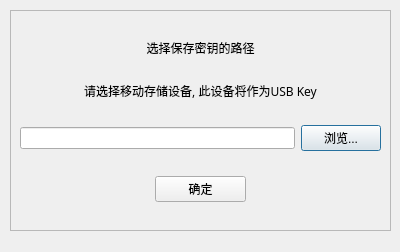
<?xml version="1.0" encoding="UTF-8"?>
<ui version="4.0">
 <class>Dialog</class>
 <widget class="QDialog" name="Dialog">
  <property name="geometry">
   <rect>
    <x>0</x>
    <y>0</y>
    <width>400</width>
    <height>252</height>
   </rect>
  </property>
  <property name="windowTitle">
   <string>保存密钥</string>
  </property>
  <widget class="QFrame" name="frame">
   <property name="geometry">
    <rect>
     <x>10</x>
     <y>10</y>
     <width>381</width>
     <height>221</height>
    </rect>
   </property>
   <property name="sizePolicy">
    <sizepolicy hsizetype="Expanding" vsizetype="Expanding">
     <horstretch>0</horstretch>
     <verstretch>0</verstretch>
    </sizepolicy>
   </property>
   <property name="frameShape">
    <enum>QFrame::StyledPanel</enum>
   </property>
   <property name="frameShadow">
    <enum>QFrame::Raised</enum>
   </property>
   <layout class="QVBoxLayout" name="verticalLayout">
    <item>
     <widget class="QLabel" name="label">
      <property name="sizePolicy">
       <sizepolicy hsizetype="Preferred" vsizetype="Maximum">
        <horstretch>0</horstretch>
        <verstretch>0</verstretch>
       </sizepolicy>
      </property>
      <property name="font">
       <font>
        <family>Songti SC</family>
       </font>
      </property>
      <property name="text">
       <string>选择保存密钥的路径</string>
      </property>
      <property name="textFormat">
       <enum>Qt::AutoText</enum>
      </property>
      <property name="alignment">
       <set>Qt::AlignCenter</set>
      </property>
     </widget>
    </item>
    <item>
     <widget class="QLabel" name="label_2">
      <property name="sizePolicy">
       <sizepolicy hsizetype="Preferred" vsizetype="Maximum">
        <horstretch>0</horstretch>
        <verstretch>0</verstretch>
       </sizepolicy>
      </property>
      <property name="font">
       <font>
        <family>Songti SC</family>
       </font>
      </property>
      <property name="text">
       <string>请选择移动存储设备, 此设备将作为USB Key</string>
      </property>
      <property name="alignment">
       <set>Qt::AlignCenter</set>
      </property>
     </widget>
    </item>
    <item>
     <layout class="QHBoxLayout" name="horizontalLayout">
      <item>
       <widget class="QLineEdit" name="le_path"/>
      </item>
      <item>
       <widget class="QPushButton" name="btn_browse">
        <property name="text">
         <string>浏览...</string>
        </property>
       </widget>
      </item>
     </layout>
    </item>
    <item>
     <layout class="QHBoxLayout" name="horizontalLayout_2" stretch="3,2,3">
      <item>
       <spacer name="horizontalSpacer">
        <property name="orientation">
         <enum>Qt::Horizontal</enum>
        </property>
        <property name="sizeHint" stdset="0">
         <size>
          <width>40</width>
          <height>20</height>
         </size>
        </property>
       </spacer>
      </item>
      <item>
       <widget class="QPushButton" name="btn_ok">
        <property name="sizePolicy">
         <sizepolicy hsizetype="Preferred" vsizetype="Fixed">
          <horstretch>0</horstretch>
          <verstretch>0</verstretch>
         </sizepolicy>
        </property>
        <property name="text">
         <string>确定</string>
        </property>
       </widget>
      </item>
      <item>
       <spacer name="horizontalSpacer_2">
        <property name="orientation">
         <enum>Qt::Horizontal</enum>
        </property>
        <property name="sizeHint" stdset="0">
         <size>
          <width>40</width>
          <height>20</height>
         </size>
        </property>
       </spacer>
      </item>
     </layout>
    </item>
   </layout>
  </widget>
 </widget>
 <resources/>
 <connections/>
</ui>
